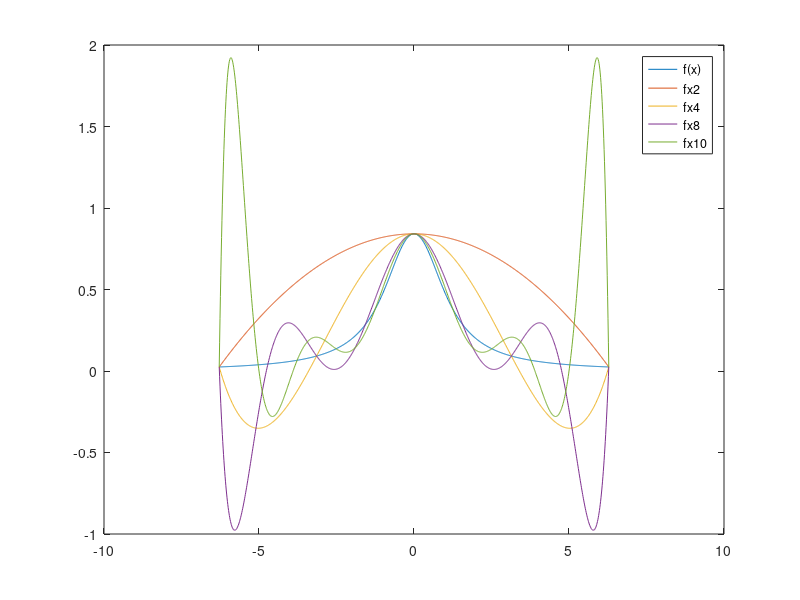
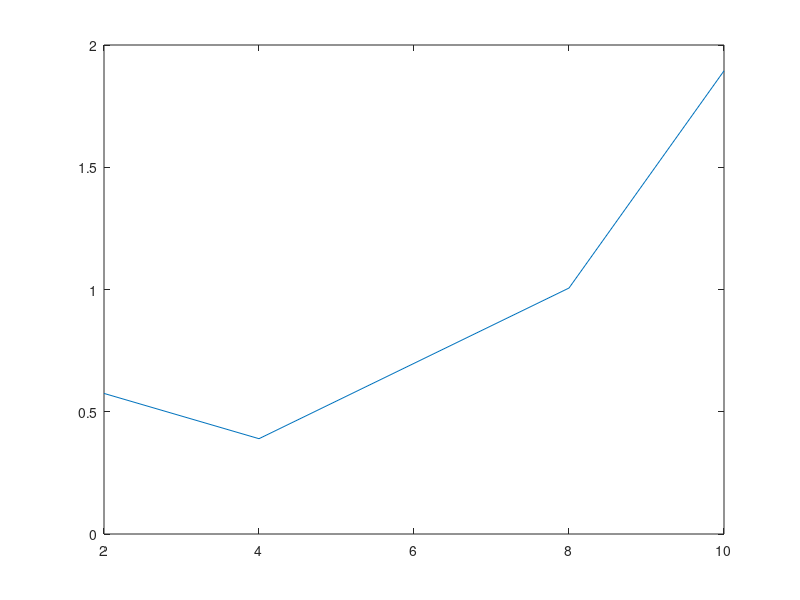
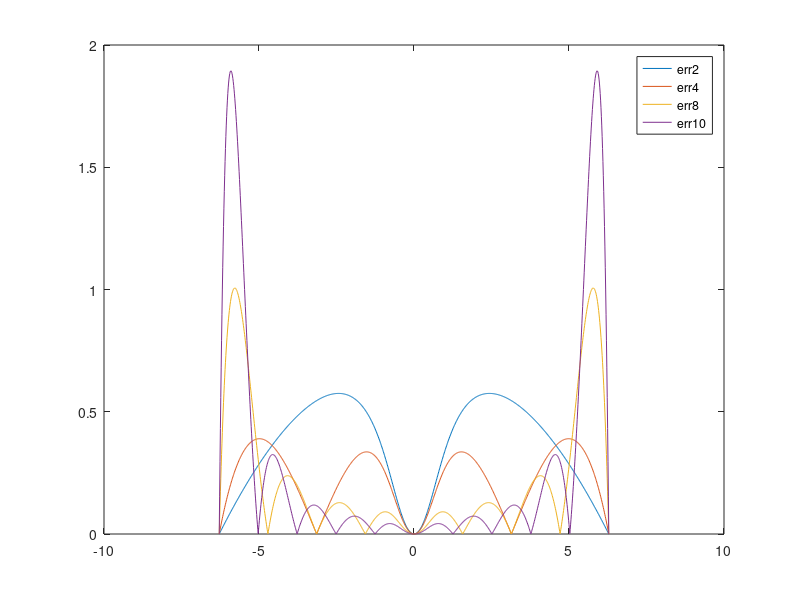
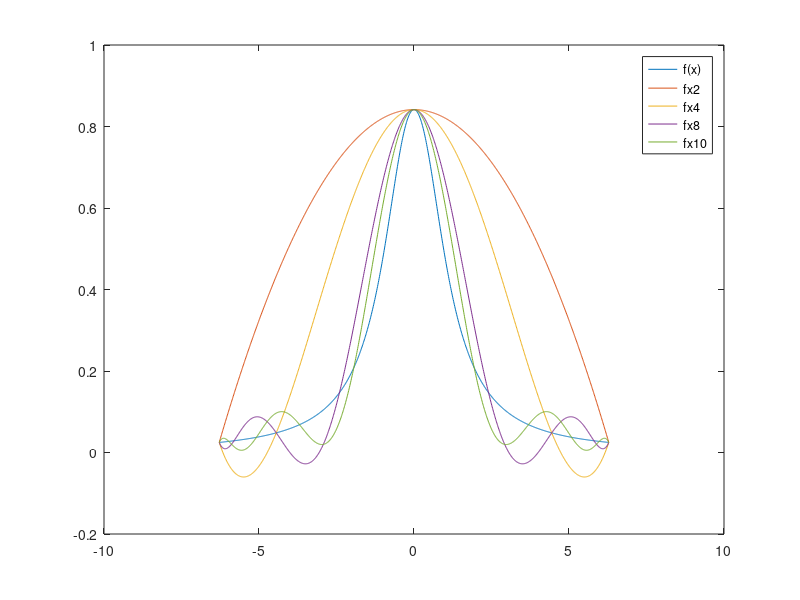

These charts were generated, in order, by the following MATLAB code:
clear
close all
clc

f = @(x) sin(1 ./ (1 + x.^2));
a = -2 * pi;
b = 2 * pi;

% Punto 1

x = linspace(a, b, 1e3);

h = (b - a)/2;
xNodi = a:h:b;
p2 = polyfit(xNodi, f(xNodi), 2);
fx2 = polyval(p2, x);

h = (b - a)/4;
xNodi = a:h:b;
p4 = polyfit(xNodi, f(xNodi), 4);
fx4 = polyval(p4, x);

h = (b - a)/8;
xNodi = a:h:b;
p8 = polyfit(xNodi, f(xNodi), 8);
fx8 = polyval(p8, x);

h = (b - a)/10;
xNodi = a:h:b;
p10 = polyfit(xNodi, f(xNodi), 10);
fx10 = polyval(p10, x);

plot(x, f(x), x, fx2, x, fx4, x, fx8, x, fx10)
legend('f(x)', 'fx2', 'fx4', 'fx8', 'fx10')

% Punto 2

fx = f(x);

err2v = abs(fx - fx2);
err4v = abs(fx - fx4);
err8v = abs(fx - fx8);
err10v = abs(fx - fx10);

figure
plot([2 4 8 10], [max(err2v) max(err4v) max(err8v) max(err10v)])

figure
plot(x, err2v, x, err4v, x, err8v, x, err10v)
legend('err2', 'err4', 'err8', 'err10')

close all

% Punto 3

N = [2 4 8 10];
Xk = @(k, n) (b - a)/2 * ( - cos(pi * k/n)) + (a + b)/2;

figure
plot(x, fx)
hold on

errv = [];

for n = N
    k = 0:n;
    xNodi = Xk(k, n);
    p = polyfit(xNodi, f(xNodi), n);
    fx = polyval(p, x);
    plot(x, fx)
    errv = [errv; abs(f(x) - fx)];
end

legend('f(x)', 'fx2', 'fx4', 'fx8', 'fx10')

figure
plot(x, errv)
legend('err2', 'err4', 'err8', 'err10')
close all